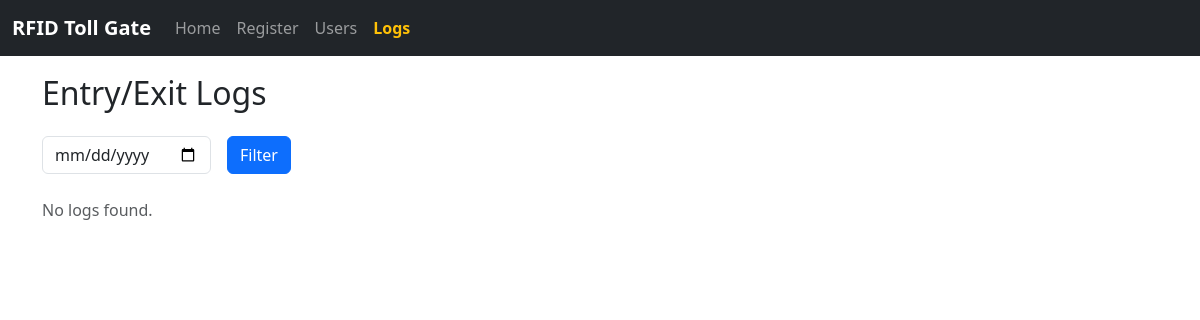
The page /logs on the database as committed earlier.
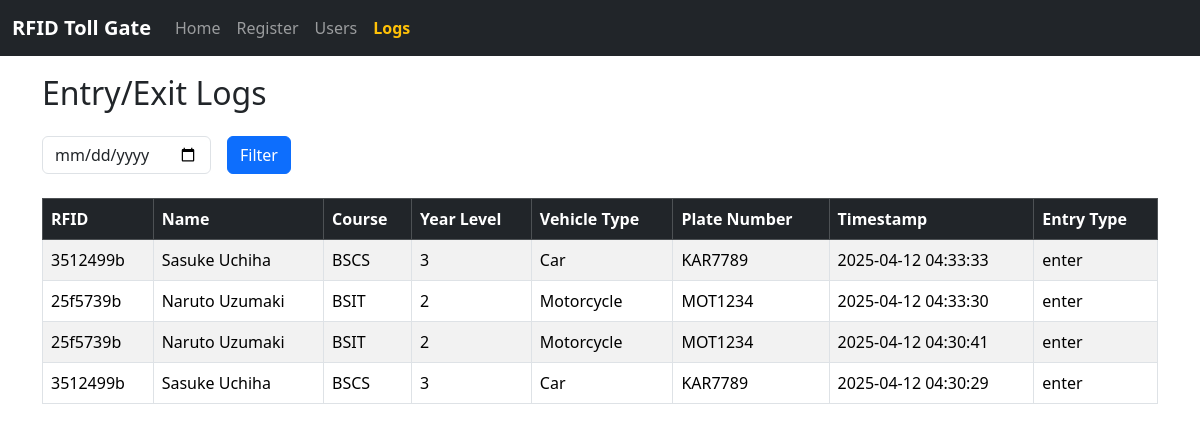
The same page on the database as committed later.
### tables this page shows
CREATE TABLE logs (
        id INTEGER PRIMARY KEY AUTOINCREMENT,
        rfid TEXT,
        name TEXT,
        course TEXT,
        year_level TEXT,
        vehicle_type TEXT,
        plate_number TEXT,
        timestamp TEXT,
        entry_type TEXT CHECK(entry_type IN ('enter', 'exit'))
    );

### main.py (the view)
@app.route('/logs')
def logs():
    selected_date = request.args.get('date')
    with sqlite3.connect('rfid_gate.db') as conn:
        c = conn.cursor()
        if selected_date:
            c.execute('''
                SELECT rfid, name, course, year_level, vehicle_type, plate_number, timestamp, entry_type
                FROM logs
                WHERE DATE(timestamp) = ?
                ORDER BY timestamp DESC
            ''', (selected_date,))
        else:
            c.execute('''
                SELECT rfid, name, course, year_level, vehicle_type, plate_number, timestamp, entry_type
                FROM logs
                ORDER BY timestamp DESC
            ''')
        logs_data = c.fetchall()
    return render_template('logs.html', logs=logs_data, selected_date=selected_date)

### templates/logs.html (shortened to what this page needs)
{% extends "base.html" %}
{% block content %}
<div class="container mt-4">
  <h2 class="mb-4">Entry/Exit Logs</h2>
  <form method="GET" class="row g-3 mb-4">
    <div class="col-auto">
      <input type="date" name="date" class="form-control" value="{{ selected_date }}">
    </div>
    <div class="col-auto">
      <button type="submit" class="btn btn-primary">Filter</button>
    </div>
  </form>
  {% if logs %}
  <div class="table-responsive">
    <table class="table table-striped table-bordered">
      <thead class="table-dark">
        <tr>
          <th>RFID</th>
          <th>Name</th>
          <th>Course</th>
          <th>Year Level</th>
          <th>Vehicle Type</th>
          <th>Plate Number</th>
          <th>Timestamp</th>
          <th>Entry Type</th>
        </tr>
      </thead>
      <tbody>
        {% for log in logs %}
        <tr>
          <td>{{ log[0] }}</td>
          <td>{{ log[1] }}</td>
          <td>{{ log[2] }}</td>
          <td>{{ log[3] }}</td>
          <td>{{ log[4] }}</td>
          <td>{{ log[5] }}</td>
          <td>{{ log[6] }}</td>
          <td>{{ log[7] }}</td>
        </tr>
        {% endfor %}
      </tbody>
    </table>
  </div>
  {% else %}
    <p class="text-muted">No logs found{{ " for " + selected_date if selected_date }}.</p>
  {% endif %}
</div>
{% endblock %}

Rows that differ between the two databases and show on the page:
added logs: rfid "3512499b", name "Sasuke Uchiha", course "BSCS", year_level "3", vehicle_type "Car", plate_number "KAR7789", timestamp "2025-04-12 04:33:33", entry_type "enter"
added logs: rfid "25f5739b", name "Naruto Uzumaki", course "BSIT", year_level "2", vehicle_type "Motorcycle", plate_number "MOT1234", timestamp "2025-04-12 04:33:30", entry_type "enter"
added logs: rfid "25f5739b", name "Naruto Uzumaki", course "BSIT", year_level "2", vehicle_type "Motorcycle", plate_number "MOT1234", timestamp "2025-04-12 04:30:41", entry_type "enter"
added logs: rfid "3512499b", name "Sasuke Uchiha", course "BSCS", year_level "3", vehicle_type "Car", plate_number "KAR7789", timestamp "2025-04-12 04:30:29", entry_type "enter"
Other text that changed with them:
text no longer shown: "No logs found ."
text now shown: "RFID Name Course Year Level Vehicle Type Plate Number Timestamp Entry Type"
